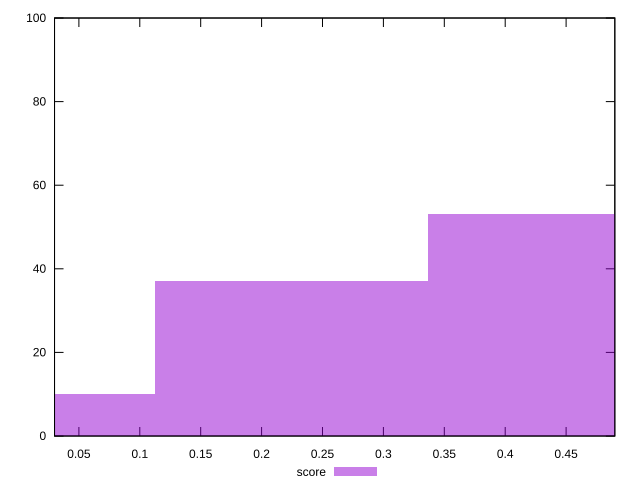

The script that saved this image:
reset

$score <<EOF
0.22452533022175503 37
0.44905066044351005 53
0 10
EOF

set key outside below
set boxwidth 0.22452533022175503
set xrange [0.03:0.49]
set yrange [0:100]
set trange [0:100]
set style fill transparent solid 0.5 noborder
set terminal svg size 640, 490 enhanced background rgb 'white'
set output "reports/report_00028_2021-02-24T12-49-42.674Z/first-cpu-idle/samples/astro/score/histogram.svg"

plot $score title "score" with boxes

reset
